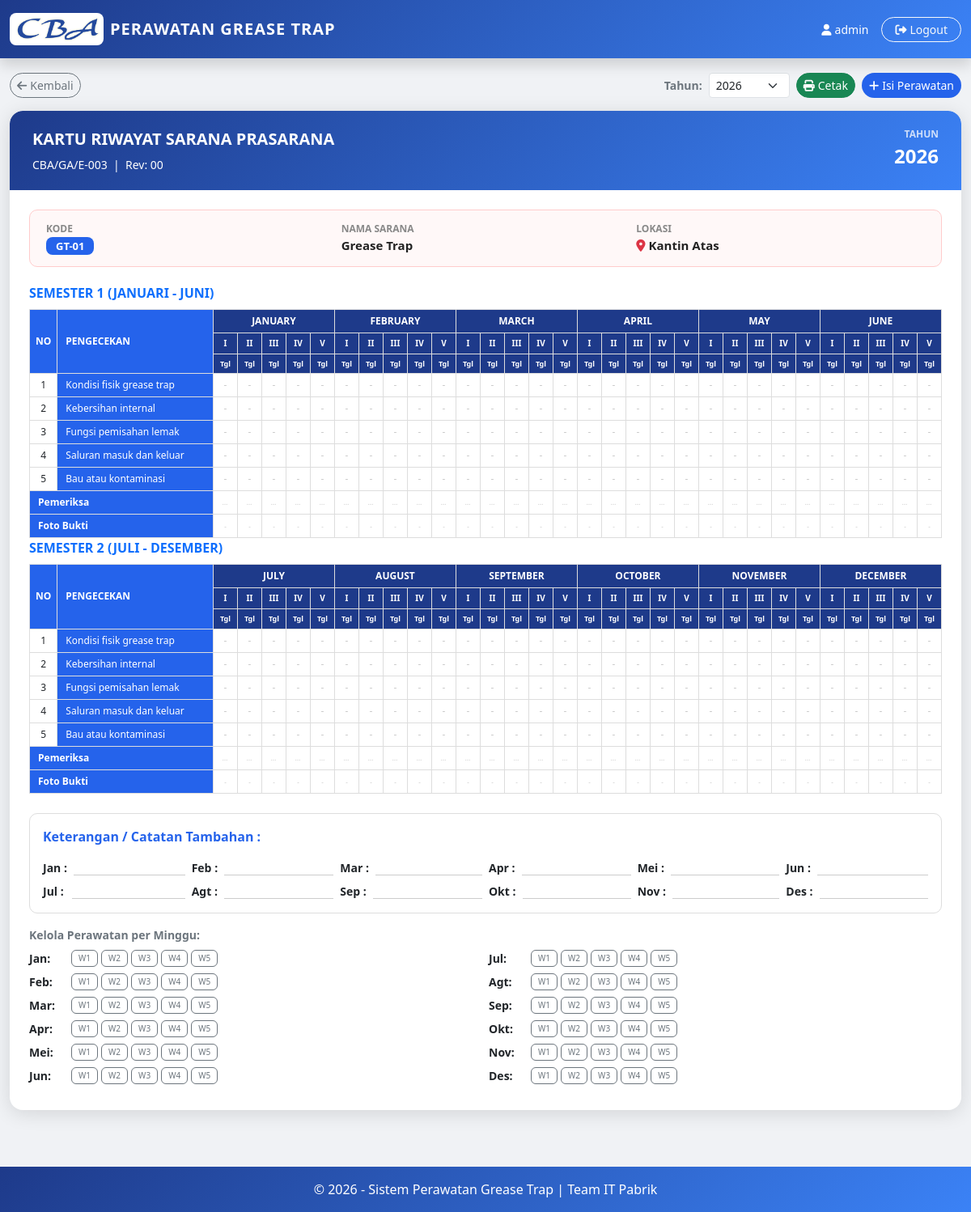
Screenshot of /grease_trap_kartu.php?grease_trap_id=1 (signed in) with the database file from the repository.
### tables this page shows
CREATE TABLE `grease_trap` (
  `id` int(11) NOT NULL,
  `no_kode` varchar(50) NOT NULL,
  `nama_sarana` varchar(100) DEFAULT NULL,
  `lokasi` varchar(200) DEFAULT NULL
);

### grease_trap_kartu.php (the view, shortened to what this page needs)
<?php
include "config/koneksi.php";
$grease_trap_id = isset($_GET['grease_trap_id']) ? (int) $_GET['grease_trap_id'] : 0;
$tahun = isset($_GET['tahun']) ? (int) $_GET['tahun'] : (int) date('Y');
$grease_trapRow = mysqli_fetch_assoc(mysqli_query($conn, "SELECT * FROM grease_trap WHERE id=$grease_trap_id"));
$items = [];
$fields = [];
$resItems = mysqli_query($conn, "SELECT kolom, label FROM master_item WHERE modul='grease_trap' AND is_active=1 ORDER BY id ASC");
if(mysqli_num_rows($resItems) == 0) {
    $defaultGreaseTrap = ['kondisi_fisik' => 'Kondisi fisik grease trap','kebersihan_internal' => 'Kebersihan internal','pemisahan_lemak' => 'Fungsi pemisahan lemak','saluran_in_out' => 'Saluran masuk dan keluar','bau_kontaminasi' => 'Bau atau kontaminasi'];
    foreach($defaultGreaseTrap as $k => $l) {
        mysqli_query($conn, "INSERT IGNORE INTO master_item (modul, kolom, label, is_active) VALUES ('grease_trap', '$k', '$l', 1)");
        $items[$k] = $l;
        $fields[] = $k;
    }
} else {
    while ($rItem = mysqli_fetch_assoc($resItems)) {
        $items[$rItem['kolom']] = $rItem['label'];
    }
}
$rows = [];
$bulanNama = ['', 'Jan', 'Feb', 'Mar', 'Apr', 'Mei', 'Jun', 'Jul', 'Agt', 'Sep', 'Okt', 'Nov', 'Des'];
$bulanNamaFull = ['', 'January', 'February', 'March', 'April', 'May', 'June', 'July', 'August', 'September', 'October', 'November', 'December'];
?>
<!DOCTYPE html>
<html lang="id">
<head>
  <link href="https://cdn.jsdelivr.net/npm/bootstrap@5.3.2/dist/css/bootstrap.min.css" rel="stylesheet">
</head>
<body>
  <nav class="navbar navbar-grease_trap fixed-top py-3 shadow no-print">
    <div class="container-fluid d-flex justify-content-between align-items-center">
      <div class="d-flex align-items-center gap-2 text-white" style="cursor:pointer"
        onclick="window.location.href='dashboard.php'">
        <img src="assets/images/cba.png" alt="Logo CBA"
          style="height:40px; background:white; padding:4px; border-radius:8px;">
        <span class="fw-bold fs-5 d-none d-sm-inline" style="letter-spacing:1px">PERAWATAN GREASE TRAP</span>
      </div>
      <div class="d-flex align-items-center gap-2 gap-md-3">
        <span class="text-white small d-none d-md-inline"><i
            class="fa-solid fa-user me-1"></i><?= $_SESSION['username'] ?></span>
        <a href="logout.php" class="btn btn-sm btn-outline-light rounded-pill px-2 px-md-3" title="Logout">
          <span class="d-none d-sm-inline"><i class="fa-solid fa-right-from-bracket me-1"></i>Logout</span>
        </a>
      </div>
    </div>
  </nav>
  <div class="container-fluid" style="margin-top:90px;padding-bottom:30px;max-width:1400px;flex:1">
    <div class="d-flex flex-wrap gap-2 align-items-center mb-3 no-print">
      <a href="grease_trap_home.php" class="btn btn-sm btn-outline-secondary rounded-pill">
        <i class="fa-solid fa-arrow-left me-1"></i>Kembali
      </a>
      <form method="GET" class="d-flex align-items-center gap-2 ms-auto">
        <label class="text-secondary fw-semibold small mb-0">Tahun:</label>
        <select name="tahun" class="form-select form-select-sm" style="width:100px" onchange="this.form.submit()">
          <?php for ($y = 2026; $y <= 2030; $y++): ?>
            <option value="<?= $y ?>" <?= $y == $tahun ? 'selected' : '' ?>><?= $y ?></option>
          <?php endfor; ?>
        </select>
      </form>
      <button class="btn btn-sm btn-success rounded-pill no-print" onclick="window.print()">
        <i class="fa-solid fa-print me-1"></i>Cetak
      </button>
      <button class="btn btn-sm rounded-pill no-print" style="background:var(--blue);color:#fff"
        onclick="document.getElementById('modalIsian').classList.add('active');document.getElementById('editBulan').value=''">
        <i class="fa-solid fa-plus me-1"></i>Isi Perawatan
      </button>
    </div>
    <div style="border-radius:16px;overflow:hidden;box-shadow:0 4px 24px rgba(0,0,0,.12)">
      <div class="kartu-header">
        <div class="d-flex justify-content-between align-items-start flex-wrap gap-2">
          <div>
            <div class="fw-bold fs-5 mb-1">KARTU RIWAYAT SARANA PRASARANA</div>
            <small class="opacity-80">CBA/GA/E-003 &nbsp;|&nbsp; Rev: 00</small>
          </div>
          <div class="text-end">
            <div class="info-label text-white opacity-75">Tahun</div>
            <div class="fw-bold fs-4"><?= $tahun ?></div>
          </div>
        </div>
      </div>
      <div class="kartu-body">
        <div class="info-box">
          <div class="row g-2">
            <div class="col-12 col-md-4">
              <div class="info-label">Kode</div>
              <div class="info-val"><span class="badge-kode"><?= htmlspecialchars($grease_trapRow['no_kode']) ?></span>
              </div>
            </div>
            <div class="col-12 col-md-4">
              <div class="info-label">Nama Sarana</div>
              <div class="info-val"><?= htmlspecialchars($grease_trapRow['nama_sarana']) ?></div>
            </div>
            <div class="col-12 col-md-4">
              <div class="info-label">Lokasi</div>
              <div class="info-val"><i
                  class="fa-solid fa-location-dot text-danger me-1"></i><?= htmlspecialchars($grease_trapRow['lokasi']) ?>
              </div>
            </div>
          </div>
        </div>
        <div class="semester-print-wrapper">
          <div class="fw-bold mb-2 text-primary semester-title">SEMESTER 1 (JANUARI - JUNI)</div>
          <div class="table-responsive">
            <table class="tbl-kartu">
              <thead>
                <tr>
                  <th rowspan="3" style="width:30px">NO</th>
                  <th rowspan="3" class="th-item" style="min-width:180px">PENGECEKAN</th>
                  <?php
                  $monthWeeks = [1 => 5, 2 => 5, 3 => 5, 4 => 5, 5 => 5, 6 => 5, 7 => 5, 8 => 5, 9 => 5, 10 => 5, 11 => 5, 12 => 5];
                  for ($b = 1; $b <= 6; $b++): ?>
                    <th colspan="<?= $monthWeeks[$b] ?>" class="th-bulan"><?= strtoupper($bulanNamaFull[$b]) ?></th>
                  <?php endfor; ?>
                </tr>
                <tr>
                  <?php for ($b = 1; $b <= 6; $b++):
                    for ($w = 1; $w <= $monthWeeks[$b]; $w++):
                      $wRom = ['', 'I', 'II', 'III', 'IV', 'V'];
                      ?>
                      <th style="background:var(--blue-dark);color:#fff;font-size:10px"><?= $wRom[$w] ?></th>
                    <?php endfor; endfor; ?>
                </tr>
                <tr>
                  <?php for ($b = 1; $b <= 6; $b++):
                    for ($w = 1; $w <= $monthWeeks[$b]; $w++):
                      ?>
                      <th style="background:var(--blue-dark);color:#fff;font-size:9px">Tgl</th>
                    <?php endfor; endfor; ?>
                </tr>
              </thead>
              <tbody>
                <?php $no = 1;
                foreach ($items as $key => $label): ?>
                  <tr>
                    <td><?= $no++ ?></td>
                    <td class="th-item"><?= $label ?></td>
                    <?php for ($b = 1; $b <= 6; $b++):
                      for ($w = 1; $w <= $monthWeeks[$b]; $w++):
                        $r = $rows[$b][$w] ?? null;
                        $val = $r ? $r[$key] : null;
                        $tgl = $r ? date('d', strtotime($r['tanggal_cek'])) : '';
                        ?>
                        <td class="<?= $val == 'Ok' ? 'ok-cell' : ($val == 'Nok' ? 'nok-cell' : '') ?>"
                          title="<?= $tgl ? "Tgl: $tgl" : '' ?>">
                          <?= $val ? strtoupper($val) : '<span class="empty-cell">-</span>' ?>
                        </td>
                      <?php endfor; ?>
                    <?php endfor; ?>
                  </tr>
                <?php endforeach; ?>
                <tr>
                  <td colspan="2" class="th-item fw-bold">Pemeriksa</td>
                  <?php for ($b = 1; $b <= 6; $b++):
                    for ($w = 1; $w <= $monthWeeks[$b]; $w++):
                      $r = $rows[$b][$w] ?? null;
                      $paraf = $r ? htmlspecialchars($r['paraf']) : '';
                      ?>
                      <td style="font-size:9px;font-style:italic">
                        <?= $paraf ?: '<span class="empty-cell">...</span>' ?>
                      </td>
                    <?php endfor; ?>
                  <?php endfor; ?>
                </tr>
                <tr class="no-print">
                  <td colspan="2" class="th-item fw-bold">Foto Bukti</td>
                  <?php for ($b = 1; $b <= 6; $b++):
                    for ($w = 1; $w <= $monthWeeks[$b]; $w++):
                      $r = $rows[$b][$w] ?? null;
                      $foto = $r ? $r['foto'] : '';
                      ?>
                      <td class="text-center">
                        <?php if ($foto): ?>
                          <img src="uploads/<?= $foto ?>"
                            style="width:45px; height:25px; object-fit:cover; border-radius:4px; cursor:pointer; border:1px solid #ddd;"
                            title="Lihat Foto" onclick="previewFoto('uploads/<?= $foto ?>')">
                        <?php else: ?>
                          <span class="empty-cell" style="font-size:8px">-</span>
                        <?php endif; ?>
                      </td>
                    <?php endfor; ?>
                  <?php endfor; ?>
                </tr>
              </tbody>
            </table>
          </div>
        </div>
        <div class="semester-print-wrapper semester-2-wrapper">
          <div class="fw-bold mb-2 text-primary semester-title">SEMESTER 2 (JULI - DESEMBER)</div>
          <div class="table-responsive">
            <table class="tbl-kartu">
              <thead>
                <tr>
                  <th rowspan="3" style="width:30px">NO</th>
                  <th rowspan="3" class="th-item" style="min-width:180px">PENGECEKAN</th>
                  <?php for ($b = 7; $b <= 12; $b++): ?>
                    <th colspan="<?= $monthWeeks[$b] ?>" class="th-bulan"><?= strtoupper($bulanNamaFull[$b]) ?></th>
                  <?php endfor; ?>
                </tr>
                <tr>
                  <?php for ($b = 7; $b <= 12; $b++):
                    for ($w = 1; $w <= $monthWeeks[$b]; $w++):
                      $wRom = ['', 'I', 'II', 'III', 'IV', 'V'];
                      ?>
                      <th style="background:var(--blue-dark);color:#fff;font-size:10px"><?= $wRom[$w] ?></th>
                    <?php endfor; endfor; ?>
                </tr>
                <tr>
                  <?php for ($b = 7; $b <= 12; $b++):
                    for ($w = 1; $w <= $monthWeeks[$b]; $w++):
                      ?>
                      <th style="background:var(--blue-dark);color:#fff;font-size:9px">Tgl</th>
                    <?php endfor; endfor; ?>
                </tr>
              </thead>
              <tbody>
                <?php $no = 1;
                foreach ($items as $key => $label): ?>
                  <tr>
                    <td><?= $no++ ?></td>
                    <td class="th-item"><?= $label ?></td>
                    <?php for ($b = 7; $b <= 12; $b++):
                      for ($w = 1; $w <= $monthWeeks[$b]; $w++):
                        $r = $rows[$b][$w] ?? null;
                        $val = $r ? $r[$key] : null;
                        $tgl = $r ? date('d', strtotime($r['tanggal_cek'])) : '';
                        ?>
                        <td class="<?= $val == 'Ok' ? 'ok-cell' : ($val == 'Nok' ? 'nok-cell' : '') ?>"
                          title="<?= $tgl ? "Tgl: $tgl" : '' ?>">
                          <?= $val ? strtoupper($val) : '<span class="empty-cell">-</span>' ?>
                        </td>
                      <?php endfor; ?>
                    <?php endfor; ?>
                  </tr>
                <?php endforeach; ?>
                <tr>
                  <td colspan="2" class="th-item fw-bold">Pemeriksa</td>
                  <?php for ($b = 7; $b <= 12; $b++):
                    for ($w = 1; $w <= $monthWeeks[$b]; $w++):
                      $r = $rows[$b][$w] ?? null;
                      $paraf = $r ? htmlspecialchars($r['paraf']) : '';
                      ?>
                      <td style="font-size:9px;font-style:italic">
                        <?= $paraf ?: '<span class="empty-cell">...</span>' ?>
                      </td>
                    <?php endfor; ?>
                  <?php endfor; ?>
                </tr>
                <tr class="no-print">
                  <td colspan="2" class="th-item fw-bold">Foto Bukti</td>
                  <?php for ($b = 7; $b <= 12; $b++):
                    for ($w = 1; $w <= $monthWeeks[$b]; $w++):
                      $r = $rows[$b][$w] ?? null;
                      $foto = $r ? $r['foto'] : '';
                      ?>
                      <td class="text-center">
                        <?php if ($foto): ?>
                          <img src="uploads/<?= $foto ?>"
                            style="width:45px; height:25px; object-fit:cover; border-radius:4px; cursor:pointer; border:1px solid #ddd;"
                            title="Lihat Foto" onclick="previewFoto('uploads/<?= $foto ?>')">
                        <?php else: ?>
                          <span class="empty-cell" style="font-size:8px">-</span>
                        <?php endif; ?>
                      </td>
                    <?php endfor; ?>
                  <?php endfor; ?>
                </tr>
              </tbody>
            </table>
          </div>
        </div>
        <div class="mt-4 no-print" style="border:1px solid #ddd;border-radius:10px;padding:16px;">
          <div class="fw-bold mb-3" style="color:var(--blue)">Keterangan / Catatan Tambahan :</div>
          <div class="row g-2">
            <?php foreach ($bulanNama as $b => $nm):
              if ($b == 0)
                continue;
              ?>
              <div class="col-6 col-md-3 col-lg-2">
                <div class="d-flex gap-2 align-items-start">
                  <span class="fw-semibold small" style="min-width:28px"><?= $nm ?> :</span>
                  <span class="small text-secondary" style="border-bottom:1px solid #ccc;flex:1;min-height:20px">
                  </span>
                </div>
              </div>
            <?php endforeach; ?>
          </div>
        </div>
        <div class="mt-3 no-print">
          <div class="fw-semibold mb-2 text-secondary small">Kelola Perawatan per Minggu:</div>
          <div class="row g-2">
            <div class="col-12 col-md-6">
              <?php for ($b = 1; $b <= 6; $b++): ?>
                <div class="d-flex flex-wrap gap-1 mb-2">
                  <span class="small fw-bold me-2" style="width:40px"><?= $bulanNama[$b] ?>:</span>
                  <?php for ($w = 1; $w <= $monthWeeks[$b]; $w++): ?>
                    <button
                      class="btn btn-xs <?= isset($rows[$b][$w]) ? 'btn-success' : 'btn-outline-secondary' ?> py-0 px-2"
                      style="font-size:10px" onclick="bukaEdit(<?= $b ?>, <?= $w ?>)">
                      W<?= $w ?>     <?= isset($rows[$b][$w]) ? '✓' : '' ?>
                    </button>
                  <?php endfor; ?>
                </div>
              <?php endfor; ?>
            </div>
            <div class="col-12 col-md-6">
              <?php for ($b = 7; $b <= 12; $b++): ?>
                <div class="d-flex flex-wrap gap-1 mb-2">
                  <span class="small fw-bold me-2" style="width:40px"><?= $bulanNama[$b] ?>:</span>
                  <?php for ($w = 1; $w <= $monthWeeks[$b]; $w++): ?>
                    <button
                      class="btn btn-xs <?= isset($rows[$b][$w]) ? 'btn-success' : 'btn-outline-secondary' ?> py-0 px-2"
                      style="font-size:10px" onclick="bukaEdit(<?= $b ?>, <?= $w ?>)">
                      W<?= $w ?>     <?= isset($rows[$b][$w]) ? '✓' : '' ?>
                    </button>
                  <?php endfor; ?>
                </div>
              <?php endfor; ?>
            </div>
          </div>
        </div>
      </div>
    </div>
  </div>
  <footer class="py-3 text-center no-print">
    &copy; <?= date('Y') ?> - Sistem Perawatan Grease Trap | Team IT Pabrik
  </footer>
</body>
</html>

### rows the page displays
grease_trap: no_kode "GT-01", nama_sarana "Grease Trap", lokasi "Kantin Atas"

### other values shown
$_SESSION['username'] "admin"
$tahun "2026"
$bulanNamaFull[$b] "JANUARY"
$bulanNamaFull[$b] "FEBRUARY"
$bulanNamaFull[$b] "MARCH"
$bulanNamaFull[$b] "APRIL"
$bulanNamaFull[$b] "MAY"
$bulanNamaFull[$b] "JUNE"
$wRom[$w] "I"
$wRom[$w] "II"
$wRom[$w] "III"
$wRom[$w] "IV"
$wRom[$w] "V"
$label "Kondisi fisik grease trap"
$label "Kebersihan internal"
